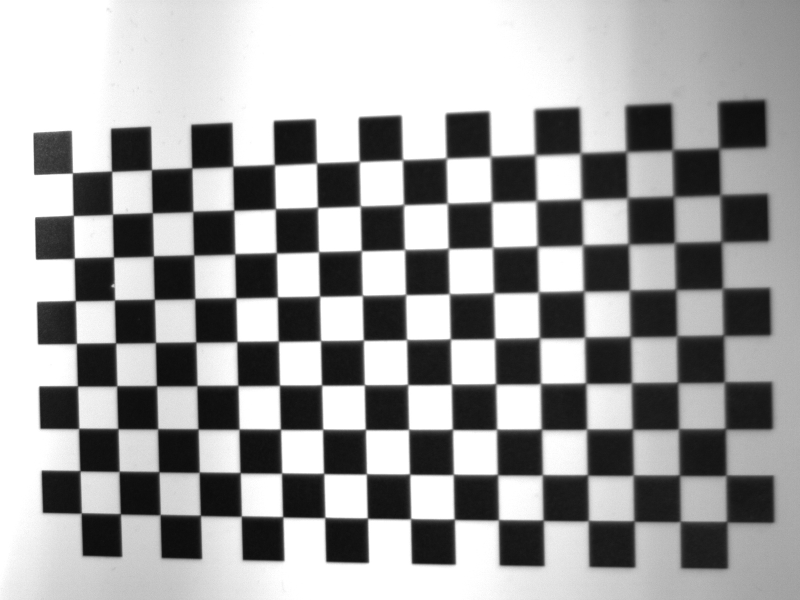
#> input picture SeAMK_Vision_Project/calibration/10x17_10mm/Basler 60gm/10_1777462697973.jpg, 1600 x 1200 px, found by its file name (shown at 1/2 size); its folder holds 5 pictures in this run
$ python calib_example.py   (older library calls are emulated)
#> lines starting #> are read from the running program, lines starting #| are printed output that depends on the picture
### SeAMK_Vision_Project/calibration/calibration_functions.py
import numpy as np
import cv2
import os
from os import listdir, mkdir
from os.path import join, isfile, isdir

def calibrate_with_img_set(img_folder, grid_shape, square_width, plot_result=False, save_result=False):
    """Calibrates a camera with a folder of images taken of a chessboard.

    Args:
        img_folder (string): The path of the calibration images
        grid_shape (tuple): Number of inner corners in the chessboard (n_x, n_y)
        square_with (float): Square width in real-world units (i.e. in mm)
        plot_result (bool, optional): If True, chessboard corners are drawn. Defaults to False.

    Returns:
        float, 3x3 array, list, list, list : return value, calibration matrix, distortion coefficients,
                                            rotation vectors, translation vectors

    """
#> called with grid_shape = (9, 16), square_width = 10, plot_result = False, save_result = False
    # Termination criteria
    criteria = (cv2.TERM_CRITERIA_EPS + cv2.TERM_CRITERIA_MAX_ITER, 30, 0.001)

    # Prepare object points, like (0,0,0), (1,0,0), (2,0,0) ....,(6,5,0)
    objp = np.zeros((grid_shape[0]*grid_shape[1],3), np.float32)
    objp[:,:2] = np.mgrid[0:grid_shape[0], 0:grid_shape[1]].T.reshape(-1,2)
    objp *= square_width

    # Arrays to store object points and image points from all the images.
    objpoints = [] # 3d points in real world space
    imgpoints = [] # 2d points in image plane.

    file_list = listdir(img_folder)
    for filename in file_list:
        img_path = join(img_folder, filename)
        if isfile(img_path):
            img = cv2.imread(img_path)
#> img is the input picture: shape (1200, 1600, 3); min 10, max 255, mean 160.2
            gray = cv2.cvtColor(img, cv2.COLOR_BGR2GRAY)

            # Find the chess board corners
            ret, corners = cv2.findChessboardCorners(gray, grid_shape, None)
#> ret = True; corners = 144 rows, first 8: [1439.5, 297.5], [1441, 390.5], [1443.5, 485], [1445.5, 578], [1449, 671.6], [1449.5, 764.5], [1452.1, 857.9], [1453, 951.5]

            # If found, add object points, image points (after refining them)
            if ret:
                objpoints.append(objp)
                corners2 = cv2.cornerSubPix(gray,corners, (11,11), (-1,-1), criteria)
#> corners2 = 144 rows, first 8: [1437.9, 296.6], [1440.4, 390.3], [1442.7, 483.2], [1445.1, 577.2], [1447, 670.4], [1449.1, 764.2], [1450.8, 857.3], [1452.6, 950.5]
                imgpoints.append(corners2)

                if plot_result:
                    # Draw and display the corners
                    cv2.drawChessboardCorners(img, grid_shape, corners2, ret)
                    cv2.imshow('img', img)
                    cv2.waitKey(500)
                if save_result:
                    write_folder = os.path.join(img_path, "found_patterns")
                    if not isdir(write_folder):
                        mkdir(write_folder)
                    cv2.drawChessboardCorners(img, grid_shape, corners2, ret)
                    savename = img_path.split("\\")[-1]
                    savename = join(write_folder, savename)
                    print(savename)
                    cv2.imwrite(savename, img)
            else:
                print(f"Could not find the corners for the image {img_path}")

    # Calibration
    ret, mtx, dist, rvecs, tvecs = cv2.calibrateCamera(objpoints, imgpoints, gray.shape[::-1], None, None)

    # Calculating optimal camera matrix
    h, w = img.shape[:2]
#> h = 1200; w = 800
    newcameramtx, roi = cv2.getOptimalNewCameraMatrix(mtx, dist, (w,h), 1, (w,h))

    # Calculating reprojection error
    mean_error = 0
    for i in range(len(objpoints)):
        imgpoints2, _ = cv2.projectPoints(objpoints[i], rvecs[i], tvecs[i], mtx, dist)
        error = cv2.norm(imgpoints[i], imgpoints2, cv2.NORM_L2)/len(imgpoints2)
        mean_error += error
    print(f"total calibration error: {mean_error/len(objpoints)}")

    # Clean up
    if plot_result:
        cv2.destroyAllWindows()

    return ret, mtx, dist, rvecs, tvecs, newcameramtx, roi

# [35 lines left out: functions make_P_from_Krt, undistort_points, not called in this run]

def undistort_image(img, mtx, dist, newcameramtx, roi=None):

    # undistort
    dst = cv2.undistort(img, mtx, dist, None, newcameramtx)
    # crop the image
    if roi is not None:
        x, y, w, h = roi
        dst = dst[y:y+h, x:x+w]

    return dst

# [5 lines left out: function get_undistort_map, not called in this run]

def fast_undistort_image(img, mapx, mapy):
    return cv2.remap(img, mapx, mapy, cv2.INTER_LINEAR)

### SeAMK_Vision_Project/calibration/calib_example.py
import cv2
import numpy as np
import matplotlib.pyplot as plt
from mpl_toolkits.mplot3d import Axes3D
from calibration_functions import calibrate_with_img_set, undistort_image
import glob
import json

#GRID_SHAPE = (18, 29) # 19x30 chessboard
GRID_SHAPE = (9, 16) # 10x17
vasen_dir = r"SeAMK_Vision_Project\calibration\10x17_10mm\Basler 60gm"

# 7.5mm checker size
#ret, mtx, dist, rvecs, tvecs, newcameramtx, roi = calibrate_with_img_set(vasen_dir, GRID_SHAPE, 7.5)#, plot_result=True)

#10mm checker size
ret, mtx, dist, rvecs, tvecs, newcameramtx, roi = calibrate_with_img_set(vasen_dir, GRID_SHAPE, 10)#, plot_result=True)

img = cv2.imread(r"SeAMK_Vision_Project\calibration\10x17_10mm\Basler 60gm\1_1778069864521.jpg")
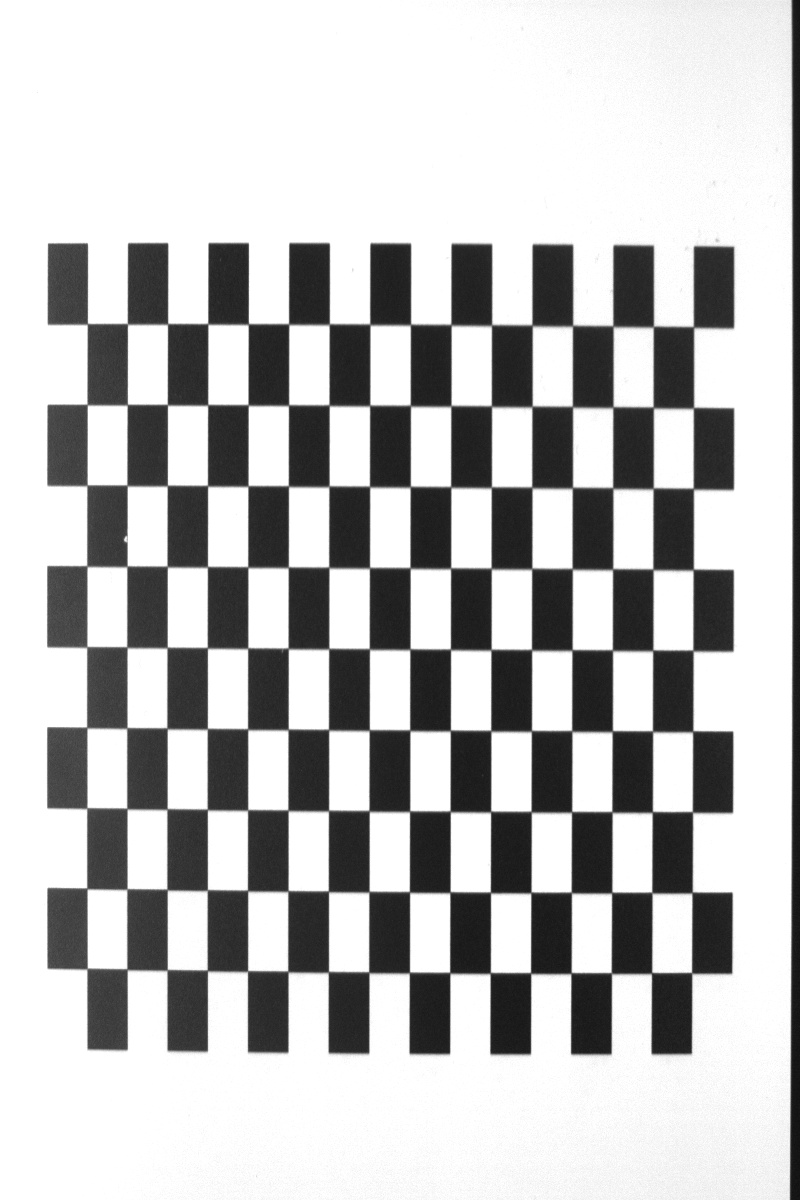
#> input picture SeAMK_Vision_Project/calibration/10x17_10mm/Basler 60gm/1_1778069864521.jpg, 800 x 1200 px, found by its file name
#> img is the input picture: shape (1200, 800, 3); min 15, max 255, mean 189.7

img_ud = undistort_image(img, mtx, dist, newcameramtx)
#> in undistort_image, `dst = cv2.undistort(img, mtx, dist, None, newcameramtx)`:
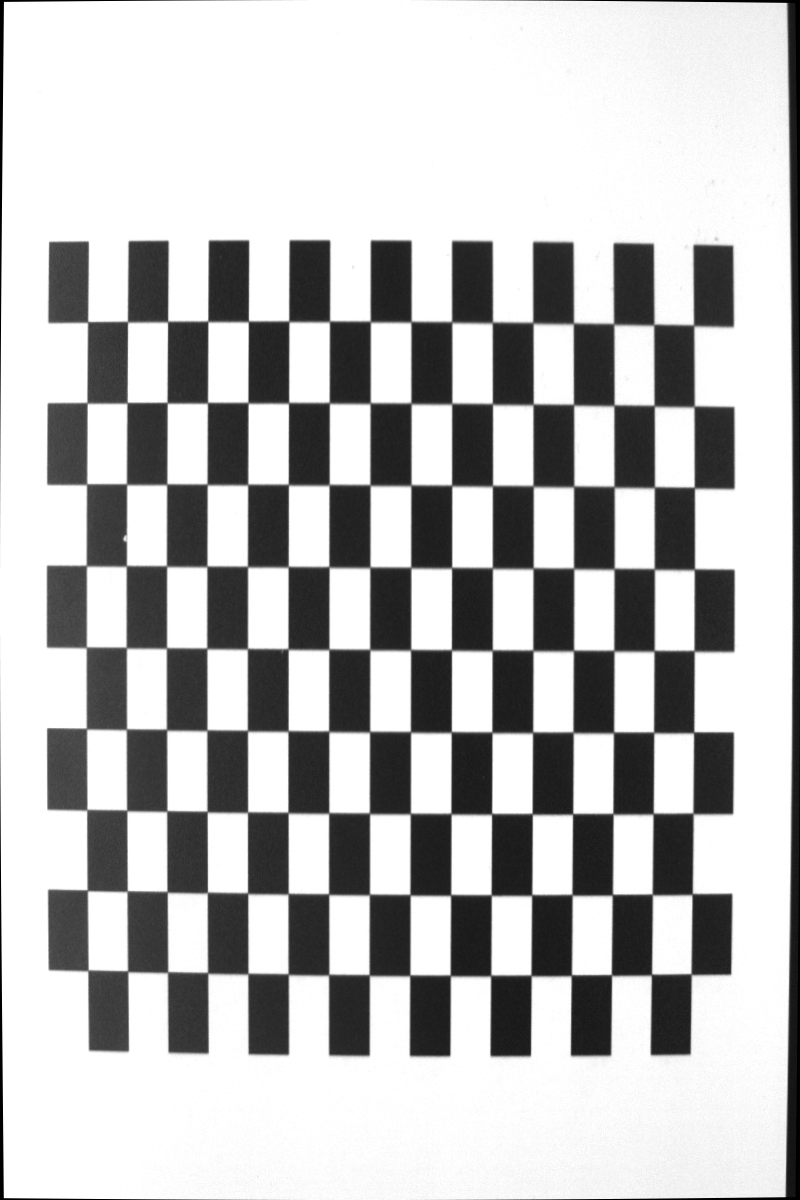
#> dst: shape (1200, 800, 3); min 0, max 255, mean 188.1

calib_data = {
    "camera_matrix": mtx.tolist(),
    "dist_coeffs": dist.tolist(),
    "new_camera_matrix": newcameramtx.tolist(),
    "roi": roi
}

with open("camera_1_calibration.json", "w") as f:
    json.dump(calib_data, f, indent=4)

print("Intrinsic Parameters save as file camera_1_calibration.json!")

img = cv2.imread(r"SeAMK_Vision_Project\calibration\10x17_10mm\Basler 60gm\1_1778069864521.jpg")

if img is not None:
    img_ud = undistort_image(img, mtx, dist, newcameramtx)
    cv2.namedWindow("original", cv2.WINDOW_NORMAL)
    cv2.namedWindow("undistorted", cv2.WINDOW_NORMAL)
    cv2.imshow("original", cv2.resize(img, None, fx=0.5, fy=0.5))
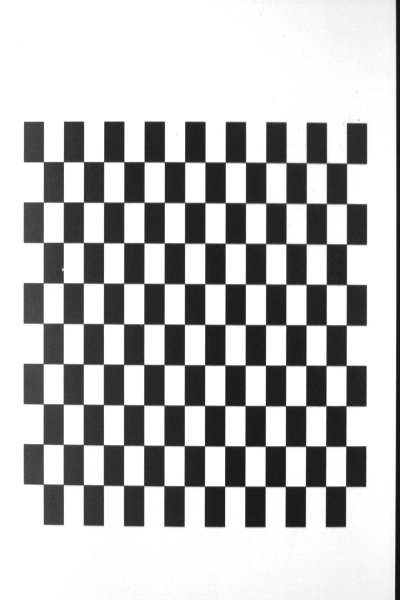
#> window 'original': shape (600, 400, 3); min 18, max 255, mean 189.8
    cv2.imshow("undistorted", cv2.resize(img_ud, None, fx=0.5, fy=0.5))
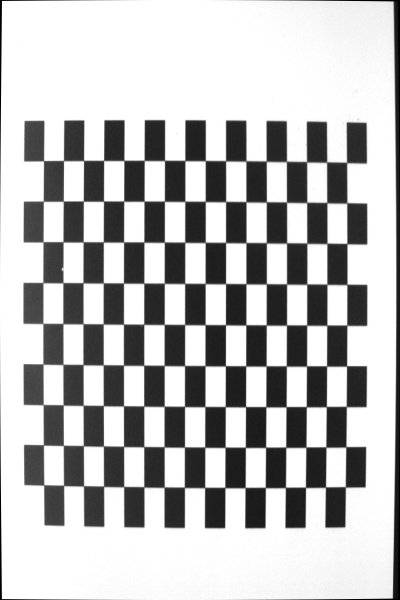
#> window 'undistorted': shape (600, 400, 3); min 0, max 255, mean 188.2
    diff = cv2.absdiff(img, img_ud)
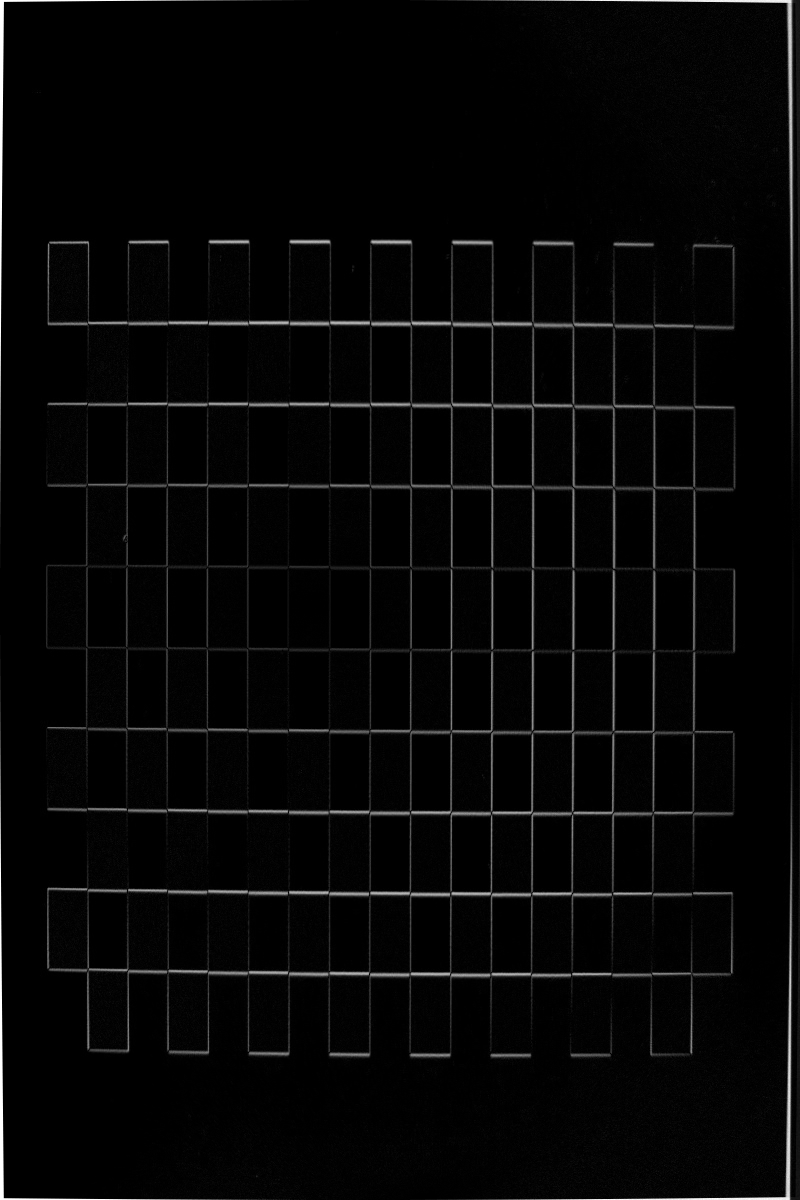
#> diff: shape (1200, 800, 3); min 0, max 255, mean 6.4

    # Difference
    diff_boosted = cv2.convertScaleAbs(diff, alpha=50.0)
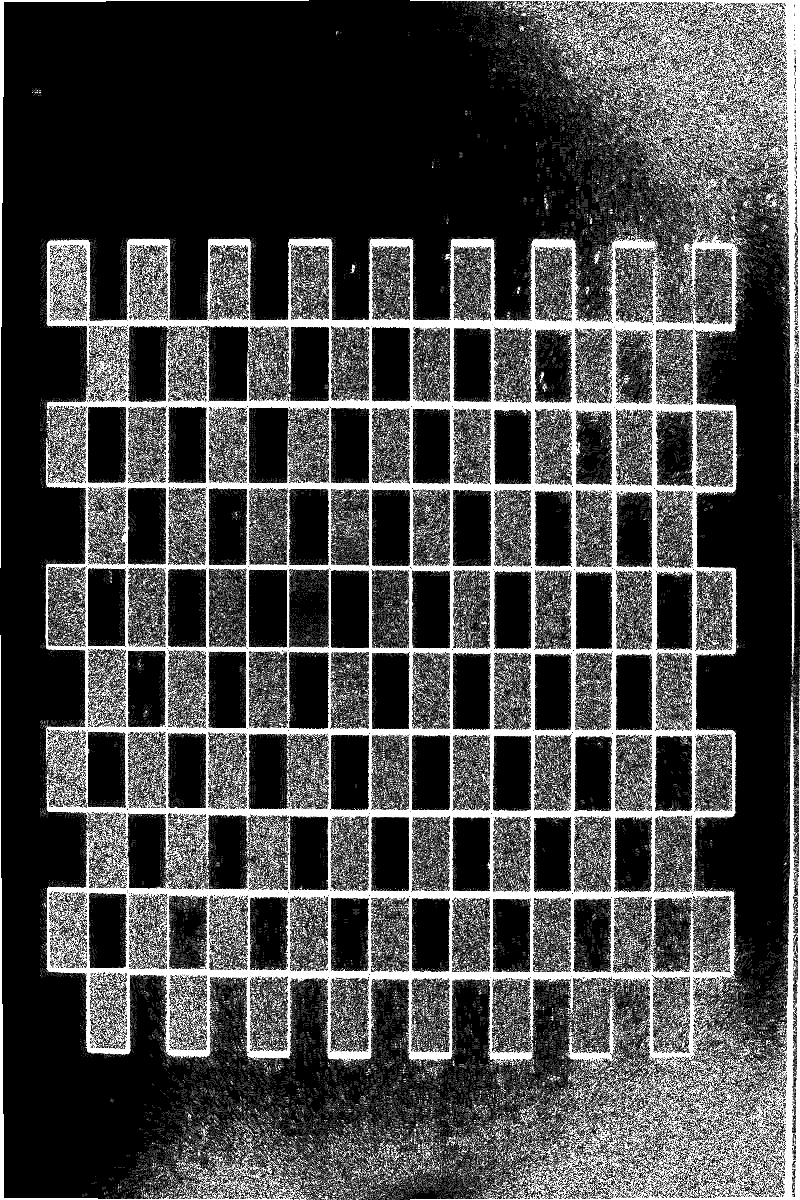
#> diff_boosted: shape (1200, 800, 3); min 0, max 255, mean 71.8
    cv2.namedWindow("Difference", cv2.WINDOW_NORMAL)
    cv2.imshow("Difference", cv2.resize(diff_boosted, None, fx=0.5, fy=0.5))
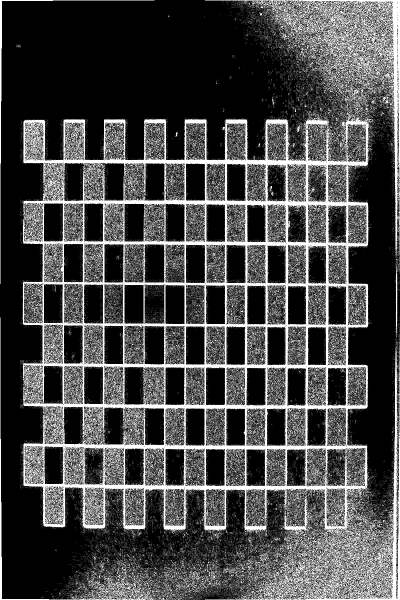
#> window 'Difference': shape (600, 400, 3); min 0, max 255, mean 71.9
    cv2.waitKey(0)
    cv2.destroyAllWindows()
